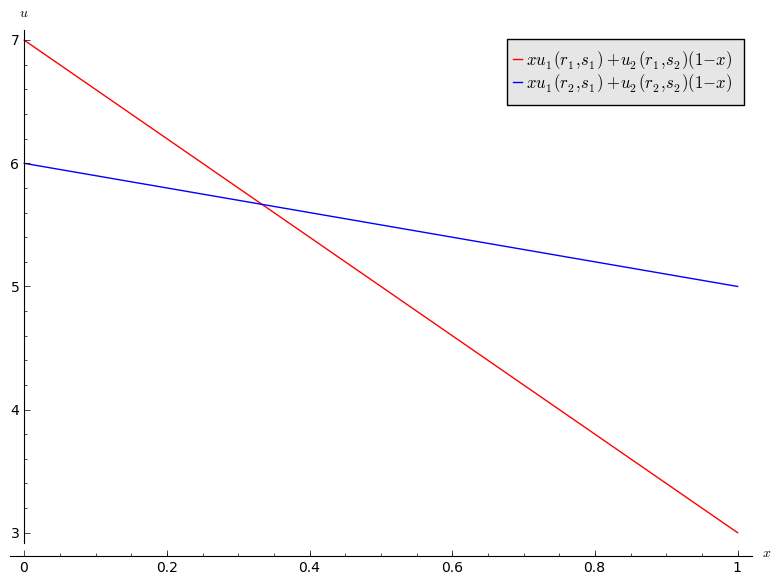

This chart was generated by the following Python code:
# This file was *autogenerated* from the file L04-plot04.sage.
from sage.all_cmdline import *   # import sage library
_sage_const_1 = Integer(1); _sage_const_0 = Integer(0); _sage_const_7 = Integer(7); _sage_const_6 = Integer(6); _sage_const_4 = Integer(4)#!/usr/bin/env

p = plot(_sage_const_7 -_sage_const_4 *x,x,_sage_const_0 ,_sage_const_1 ,legend_label="$xu_1(r_1,s_1)+u_2(r_1,s_2)(1-x)$", color='red')
p += plot(_sage_const_6 -x,x,_sage_const_0 ,_sage_const_1 ,legend_label="$xu_1(r_2,s_1)+u_2(r_2,s_2)(1-x)$", color='blue')
p.axes_labels(['$x$','$u$'])
p.save("L04-plot04.png")
